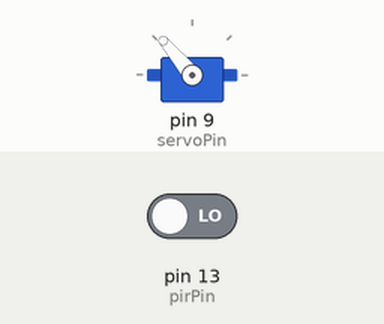
Simulated run of this sketch. Board: Arduino Uno, built with avr-gcc and run on an emulated ATmega328P. Parts: servo. The inputs (shaded band) are chosen by the test bench; at power-on: pin 13 (pirPin) LOW. What the sketch prints to the serial monitor is not drawn.

Above: at 3.2 s.
3.3 s: pin 13 (pirPin) driven HIGH
At 4.3 s:
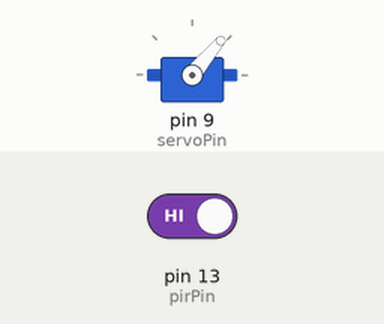
5.0 s: pin 13 (pirPin) driven LOW
At 5.9 s:
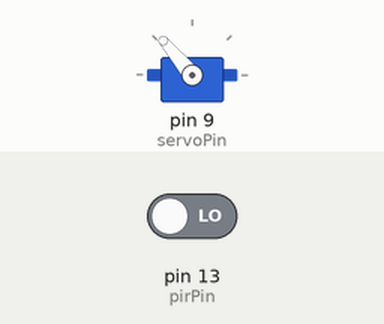
Timing chart, 0 to 8.0 s (numbered marks = the images above; inputs shaded):
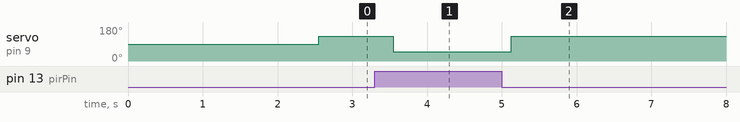

Measured:
- after the input at 3.3 s, servo on pin 9 (servoPin): 130° → 50° after 0.25 s
- after the input at 5.0 s, servo on pin 9 (servoPin): 50° → 130° after 0.13 s

The sketch:

crossbowProject.ino
```cpp
 #include <Servo.h>

 int servoPin=9;
 int pirPin=13;
 int calibrationTime=2;
 long unsigned int lowIn;
 long unsigned int pause = 5000;  //remember 1000ms is 1 second
 int startPos=130;
 int endPos=50;
 int pullTrigger;
 int servoDelay=25;
 int calTime=500;

 boolean lockLow = true;
 boolean takeLowTime;

 Servo trigServo;

void setup() {
  Serial.begin(9600);
  pinMode(pirPin,INPUT);
  pinMode(servoPin,OUTPUT);
  digitalWrite(pirPin,LOW);
  trigServo.attach(servoPin);

  Serial.print("calibrating sensor ");
    for(int j=0; j< calibrationTime; j++){
      Serial.print(".");
      delay(1000);
    }
    Serial.println(" done");
    Serial.println("***SENSOR ACTIVE***");
    delay(50);

}

void loop() {

  delay(calTime);
  trigServo.write(startPos);

  if(digitalRead(pirPin)== HIGH){
    trigServo.write(endPos);
    delay(servoDelay);
  }


}
```
